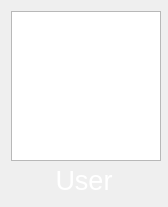
<?xml version="1.0" encoding="UTF-8"?>
<ui version="4.0">
 <class>Form</class>
 <widget class="QWidget" name="Form">
  <property name="geometry">
   <rect>
    <x>0</x>
    <y>0</y>
    <width>168</width>
    <height>207</height>
   </rect>
  </property>
  <property name="minimumSize">
   <size>
    <width>168</width>
    <height>207</height>
   </size>
  </property>
  <property name="maximumSize">
   <size>
    <width>168</width>
    <height>207</height>
   </size>
  </property>
  <property name="windowTitle">
   <string>Form</string>
  </property>
  <layout class="QVBoxLayout" name="verticalLayout">
   <item>
    <widget class="QGraphicsView" name="icon">
     <property name="minimumSize">
      <size>
       <width>150</width>
       <height>150</height>
      </size>
     </property>
     <property name="maximumSize">
      <size>
       <width>150</width>
       <height>150</height>
      </size>
     </property>
     <property name="styleSheet">
      <string notr="true"/>
     </property>
    </widget>
   </item>
   <item>
    <widget class="QLabel" name="name">
     <property name="font">
      <font>
       <pointsize>20</pointsize>
      </font>
     </property>
     <property name="styleSheet">
      <string notr="true">color: rgb(255, 255, 255)</string>
     </property>
     <property name="text">
      <string>User</string>
     </property>
     <property name="alignment">
      <set>Qt::AlignCenter</set>
     </property>
    </widget>
   </item>
  </layout>
 </widget>
 <resources/>
 <connections/>
</ui>
